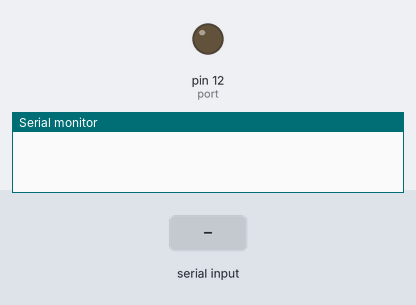
Bench run of a sketch on a simulated Arduino Uno, built with avr-gcc and run on an emulated ATmega328P. Parts: output pins drawn as LEDs (lit = HIGH), the last lines printed to the serial monitor. The test bench sets the inputs (shaded band).

Above: at 1.2 s.
1.3 s: "30,150\n" received over Serial
At 2.0 s:
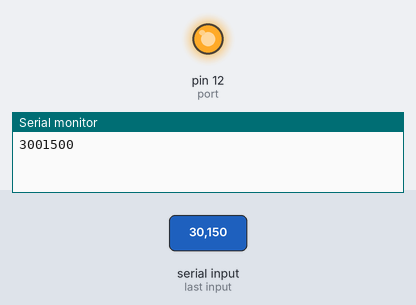
Timing chart, 0 to 4.3 s (numbered marks = the images above; inputs shaded):
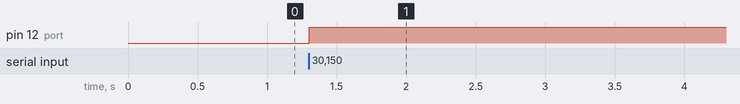

Measured:
- after the input at 1.3 s, pin 12 (port): LOW → HIGH at once

The sketch:

final-actuator.ino
```cpp
#include <IRremote.h>

int port = 12;
IRsend irsend;
int startArduino = 1;
int irRemote = 2;
int stopArduino = 3;

void setup() {
  Serial.begin(9600);
  pinMode(port, OUTPUT);
}

int serialData;
void loop() {
  String inString = "";
  while (Serial.available()> 0)
  {
    int inChar = Serial.read();
    if (isDigit(inChar)) {
      inString += (char)inChar;
    }
    serialData=inString.toInt();
    Serial.print(serialData);
  }
  if(serialData == startArduino){
    digitalWrite(port, HIGH);
  } else if( serialData == irRemote){
    irsend.sendNEC(0xFFA25D,32);
    delay(1000);
  } else if (serialData == stopArduino) {
    digitalWrite(port, LOW);
  }
}
```
